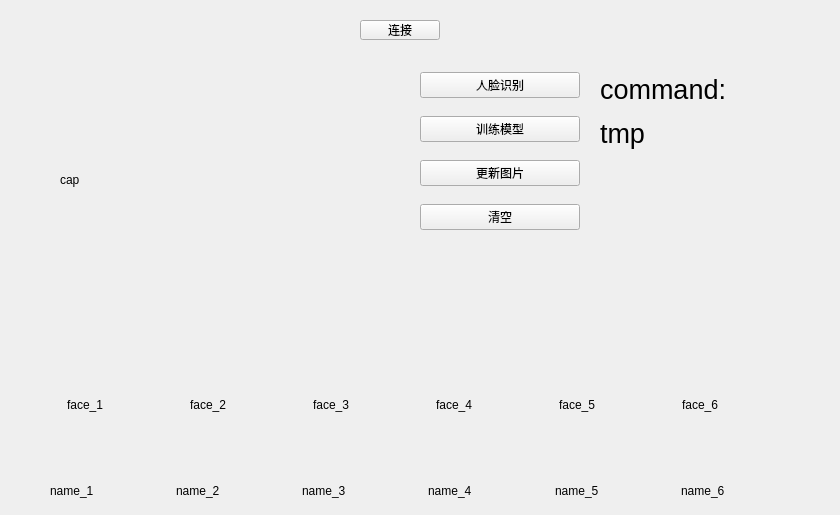
<?xml version="1.0" encoding="UTF-8"?>
<ui version="4.0">
 <class>MainWindow</class>
 <widget class="QMainWindow" name="MainWindow">
  <property name="geometry">
   <rect>
    <x>0</x>
    <y>0</y>
    <width>840</width>
    <height>515</height>
   </rect>
  </property>
  <property name="minimumSize">
   <size>
    <width>840</width>
    <height>515</height>
   </size>
  </property>
  <property name="maximumSize">
   <size>
    <width>840</width>
    <height>515</height>
   </size>
  </property>
  <property name="windowTitle">
   <string>MainWindow</string>
  </property>
  <widget class="QWidget" name="centralwidget">
   <widget class="QPushButton" name="cmd_connect">
    <property name="geometry">
     <rect>
      <x>360</x>
      <y>20</y>
      <width>80</width>
      <height>20</height>
     </rect>
    </property>
    <property name="text">
     <string>连接</string>
    </property>
   </widget>
   <widget class="QLabel" name="cap">
    <property name="geometry">
     <rect>
      <x>60</x>
      <y>60</y>
      <width>320</width>
      <height>240</height>
     </rect>
    </property>
    <property name="minimumSize">
     <size>
      <width>320</width>
      <height>240</height>
     </size>
    </property>
    <property name="maximumSize">
     <size>
      <width>320</width>
      <height>240</height>
     </size>
    </property>
    <property name="text">
     <string>cap</string>
    </property>
   </widget>
   <widget class="QWidget" name="verticalLayoutWidget">
    <property name="geometry">
     <rect>
      <x>420</x>
      <y>60</y>
      <width>160</width>
      <height>184</height>
     </rect>
    </property>
    <layout class="QVBoxLayout" name="verticalLayout">
     <item>
      <widget class="QPushButton" name="cmd_1">
       <property name="text">
        <string>人脸识别</string>
       </property>
      </widget>
     </item>
     <item>
      <widget class="QPushButton" name="cmd_2">
       <property name="text">
        <string>训练模型</string>
       </property>
      </widget>
     </item>
     <item>
      <widget class="QPushButton" name="cmd_3">
       <property name="text">
        <string>更新图片</string>
       </property>
      </widget>
     </item>
     <item>
      <widget class="QPushButton" name="cmd_4">
       <property name="text">
        <string>清空</string>
       </property>
      </widget>
     </item>
    </layout>
   </widget>
   <widget class="QWidget" name="verticalLayoutWidget_2">
    <property name="geometry">
     <rect>
      <x>600</x>
      <y>70</y>
      <width>221</width>
      <height>82</height>
     </rect>
    </property>
    <layout class="QVBoxLayout" name="verticalLayout_3">
     <item>
      <widget class="QLabel" name="label_2">
       <property name="font">
        <font>
         <pointsize>20</pointsize>
        </font>
       </property>
       <property name="text">
        <string>command:</string>
       </property>
      </widget>
     </item>
     <item>
      <widget class="QLabel" name="cmd_state">
       <property name="font">
        <font>
         <pointsize>20</pointsize>
        </font>
       </property>
       <property name="text">
        <string>tmp</string>
       </property>
      </widget>
     </item>
    </layout>
   </widget>
   <widget class="QLabel" name="label_5">
    <property name="geometry">
     <rect>
      <x>210</x>
      <y>490</y>
      <width>251</width>
      <height>291</height>
     </rect>
    </property>
    <property name="text">
     <string>TextLabel</string>
    </property>
   </widget>
   <widget class="QWidget" name="horizontalLayoutWidget">
    <property name="geometry">
     <rect>
      <x>50</x>
      <y>340</y>
      <width>751</width>
      <height>131</height>
     </rect>
    </property>
    <layout class="QHBoxLayout" name="horizontalLayout">
     <item>
      <widget class="QLabel" name="face_1">
       <property name="minimumSize">
        <size>
         <width>100</width>
         <height>100</height>
        </size>
       </property>
       <property name="maximumSize">
        <size>
         <width>100</width>
         <height>100</height>
        </size>
       </property>
       <property name="text">
        <string>face_1</string>
       </property>
      </widget>
     </item>
     <item>
      <widget class="QLabel" name="face_2">
       <property name="minimumSize">
        <size>
         <width>100</width>
         <height>100</height>
        </size>
       </property>
       <property name="maximumSize">
        <size>
         <width>100</width>
         <height>100</height>
        </size>
       </property>
       <property name="text">
        <string>face_2</string>
       </property>
      </widget>
     </item>
     <item>
      <widget class="QLabel" name="face_3">
       <property name="minimumSize">
        <size>
         <width>100</width>
         <height>100</height>
        </size>
       </property>
       <property name="maximumSize">
        <size>
         <width>100</width>
         <height>100</height>
        </size>
       </property>
       <property name="text">
        <string>face_3</string>
       </property>
      </widget>
     </item>
     <item>
      <widget class="QLabel" name="face_4">
       <property name="minimumSize">
        <size>
         <width>100</width>
         <height>100</height>
        </size>
       </property>
       <property name="maximumSize">
        <size>
         <width>100</width>
         <height>100</height>
        </size>
       </property>
       <property name="text">
        <string>face_4</string>
       </property>
      </widget>
     </item>
     <item>
      <widget class="QLabel" name="face_5">
       <property name="minimumSize">
        <size>
         <width>100</width>
         <height>100</height>
        </size>
       </property>
       <property name="maximumSize">
        <size>
         <width>100</width>
         <height>100</height>
        </size>
       </property>
       <property name="text">
        <string>face_5</string>
       </property>
      </widget>
     </item>
     <item>
      <widget class="QLabel" name="face_6">
       <property name="minimumSize">
        <size>
         <width>100</width>
         <height>100</height>
        </size>
       </property>
       <property name="maximumSize">
        <size>
         <width>100</width>
         <height>100</height>
        </size>
       </property>
       <property name="text">
        <string>face_6</string>
       </property>
      </widget>
     </item>
    </layout>
   </widget>
   <widget class="QWidget" name="horizontalLayoutWidget_2">
    <property name="geometry">
     <rect>
      <x>50</x>
      <y>470</y>
      <width>751</width>
      <height>41</height>
     </rect>
    </property>
    <layout class="QHBoxLayout" name="horizontalLayout_2">
     <item>
      <widget class="QLabel" name="name_1">
       <property name="text">
        <string>name_1</string>
       </property>
      </widget>
     </item>
     <item>
      <widget class="QLabel" name="name_2">
       <property name="text">
        <string>name_2</string>
       </property>
      </widget>
     </item>
     <item>
      <widget class="QLabel" name="name_3">
       <property name="text">
        <string>name_3</string>
       </property>
      </widget>
     </item>
     <item>
      <widget class="QLabel" name="name_4">
       <property name="text">
        <string>name_4</string>
       </property>
      </widget>
     </item>
     <item>
      <widget class="QLabel" name="name_5">
       <property name="text">
        <string>name_5</string>
       </property>
      </widget>
     </item>
     <item>
      <widget class="QLabel" name="name_6">
       <property name="text">
        <string>name_6</string>
       </property>
      </widget>
     </item>
    </layout>
   </widget>
  </widget>
 </widget>
 <resources/>
 <connections/>
</ui>
